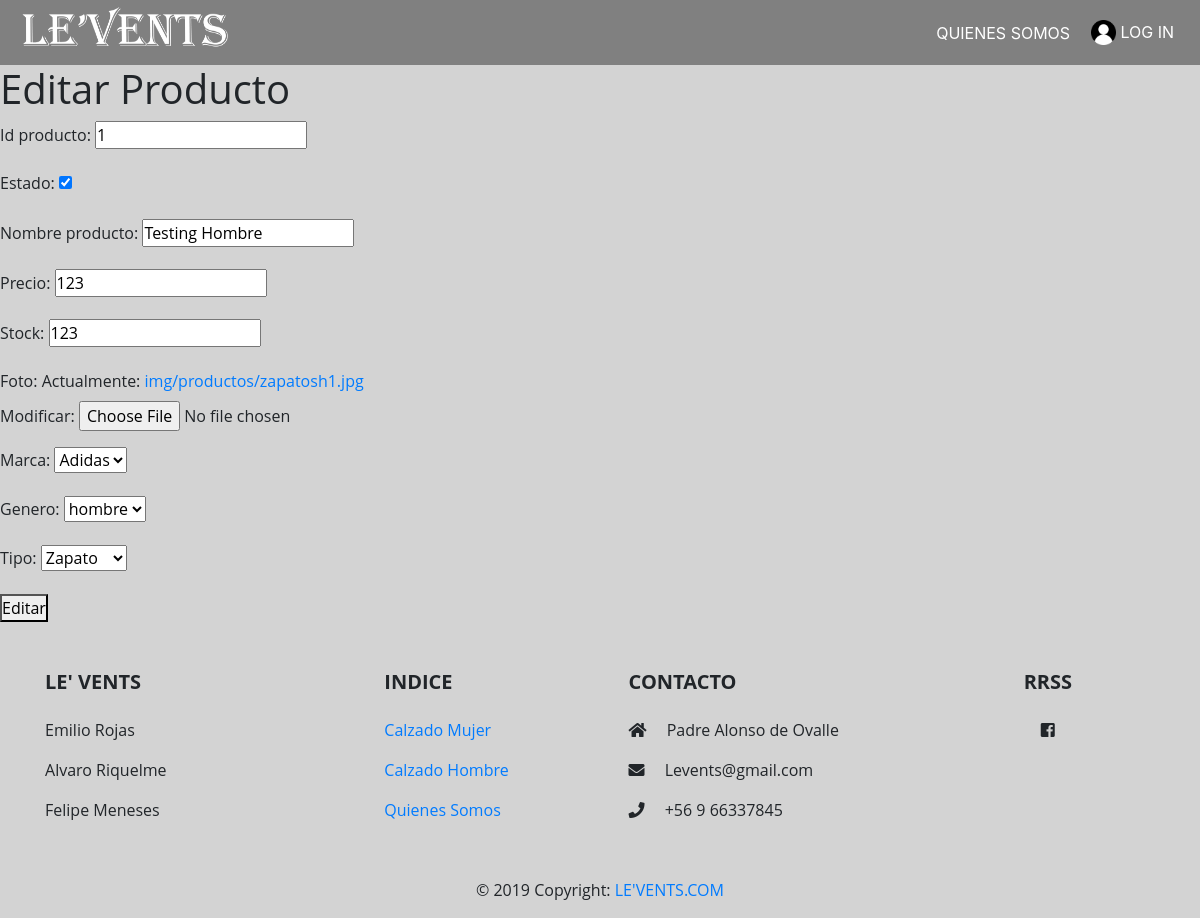
The page /productos_editar/1/ on the database as committed earlier.
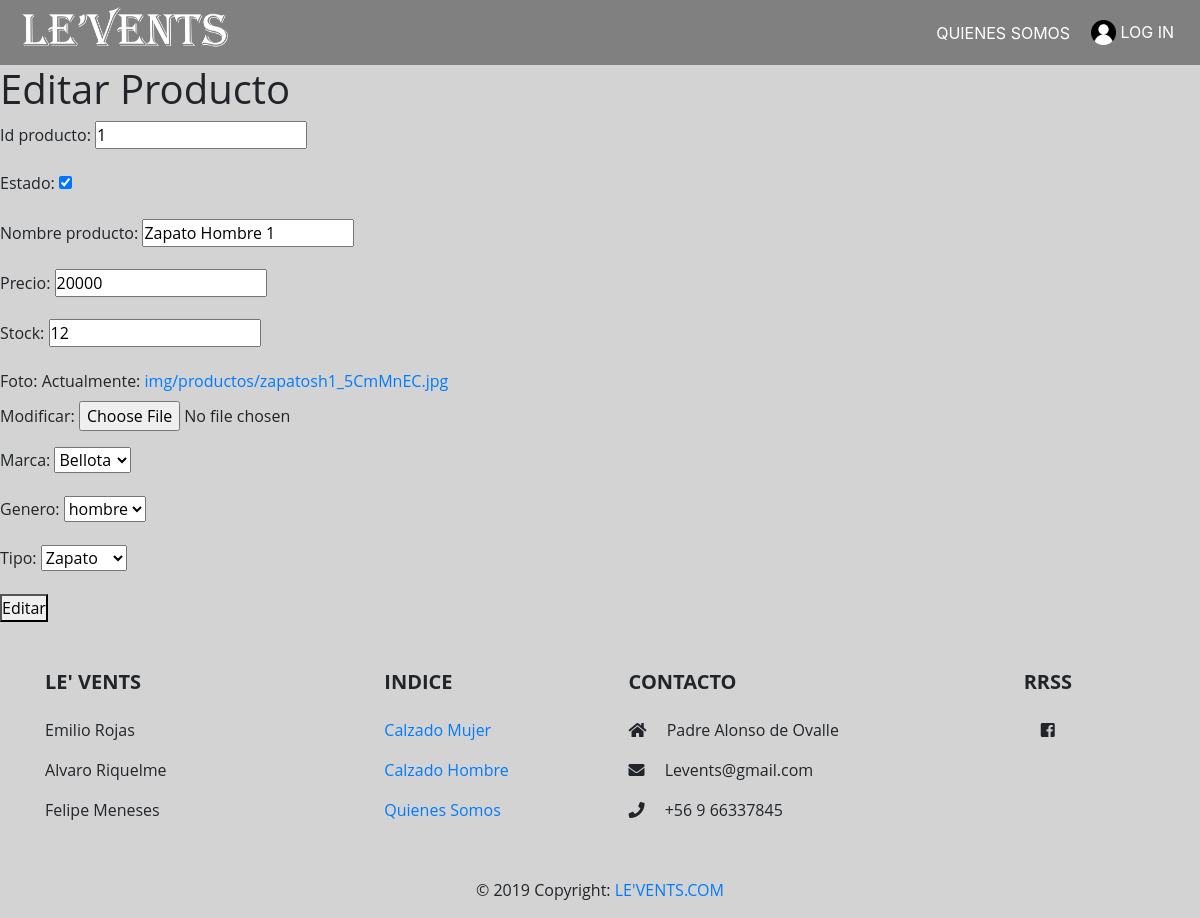
The same page on the database as committed later.
### LeVents/models.py (models this page shows, shortened)
class Producto(models.Model):
    id_producto = models.IntegerField()
    estado = models.BooleanField(default=True)
    nombre_producto = models.CharField(max_length=100)
    precio = models.IntegerField()
    stock = models.IntegerField()
    foto = models.ImageField(upload_to='img/productos', null=True)
    marca = models.ForeignKey(Marca, on_delete=models.CASCADE)
    genero = models.ForeignKey(Genero, on_delete=models.CASCADE)
    tipo = models.ForeignKey(Tipo, on_delete=models.CASCADE)

### LeVents/views.py (the view)
# urls.py: url(r'^productos_editar/(?P<id_producto>\d+)/$', editar_producto, name='producto_editar'),
def editar_producto(request, id_producto):
    producto = Producto.objects.get(id_producto=id_producto)
    if request.method == "GET":
        form= ProductoForm(instance=producto)
    else:
        form= ProductoForm(request.POST, instance=producto)
        if form.is_valid():
            producto = form.save(commit=False)
            producto.save()
        return redirect('/')
    return render(request, "LeVents/productos_editar.html", {'form':form})

### LeVents/forms.py
class ProductoForm(forms.ModelForm):
    class Meta:
        model = Producto
        fields = ['id_producto','estado','nombre_producto','precio','stock','foto','marca','genero','tipo']

### LeVents/models.py (called while the page is built)
    def __str__(self):
        return self.nombre_marca

    def __str__(self):
        return self.nombre_genero

    def __str__(self):
        return self.nombre_tipo

### LeVents/templates/LeVents/productos_editar.html (shortened to what this page needs)
{% extends './base/index.html' %}
{% load staticfiles %}
{% block content %}
<h1>Editar Producto</h1>
<form method="POST">
    {{ form.as_p }}
    <button type="submit">Editar</button>
</form>
{% endblock  %}

Rows that differ between the two databases and show on the page:
removed Producto: id_producto "1", estado "☑", nombre_producto "Testing Hombre", precio "123", stock "123", marca "Adidas", genero "hombre", tipo "Zapato"
added Producto: id_producto "1", estado "☑", nombre_producto "Zapato Hombre 1", precio "20000", stock "12", marca "Bellota", genero "hombre", tipo "Zapato"
Other text that changed with them:
text no longer shown: "Id producto: Estado: Nombre producto: Precio: Stock: Foto: Actualmente: img/productos/zapatosh1.jpg Modificar: Marca: Genero: Tipo:"
text now shown: "Id producto: Estado: Nombre producto: Precio: Stock: Foto: Actualmente: img/productos/zapatosh1_5CmMnEC.jpg Modificar: Marca: Genero: Tipo:"
